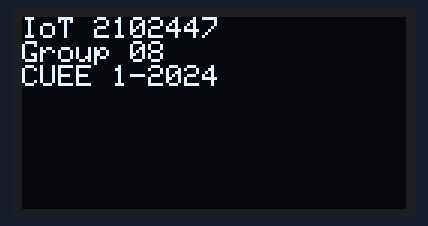
Simulated run of this sketch. Board: Arduino Uno, built with avr-gcc and run on an emulated ATmega328P. Shown: 128×64 one-colour display.

Above: at 0.1 s.
At 1.1 s:
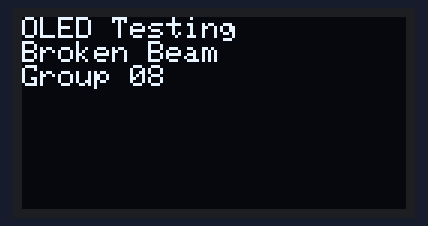

Measured:
- what the display in image 1 shows lasts 1.0 s, from 1.1 s to 2.1 s

The sketch:

lab1.ino
```cpp
#include <SPI.h>
#include <Wire.h>
#include <Adafruit_GFX.h>
#include <Adafruit_SSD1306.h>

#define SCREEN_WIDTH 128 // OLED display width, in pixels
#define SCREEN_HEIGHT 64 // OLED display height, in pixels

#define OLED_RESET     -1 // Reset pin # (or -1 if sharing Arduino reset pin)
#define SCREEN_ADDRESS 0x3C ///< See datasheet for Address; 0x3D for 128x64, 0x3C for 128x32
Adafruit_SSD1306 display(SCREEN_WIDTH, SCREEN_HEIGHT, &Wire, OLED_RESET);

void setup() {
  Serial.begin(9600);

  // SSD1306_SWITCHCAPVCC = generate display voltage from 3.3V internally
  if(!display.begin(SSD1306_SWITCHCAPVCC, SCREEN_ADDRESS)) {
    Serial.println(F("SSD1306 allocation failed"));
    for(;;); // Don't proceed, loop forever
  }

  // Clear display buffer
  display.clearDisplay();
}

void loop() {
  // หน้าจอแรก
  display.clearDisplay();
  display.setTextSize(1);      // ตั้งขนาดตัวอักษร
  display.setTextColor(SSD1306_WHITE);  // ตั้งสีตัวอักษร
  display.setCursor(0, 0);     // ตั้งตำแหน่งของตัวอักษร
  display.println(F("IoT 2102447"));
  display.println(F("Group 08"));
  display.println(F("CUEE 1-2024"));
  display.display();           // แสดงผล
  delay(1000);                 // แสดงค้างไว้ 1 วินาที

  // หน้าจอที่สอง
  display.clearDisplay();
  display.setTextSize(1);      // ตั้งขนาดตัวอักษร
  display.setTextColor(SSD1306_WHITE);  // ตั้งสีตัวอักษร
  display.setCursor(0, 0);     // ตั้งตำแหน่งของตัวอักษร
  display.println(F("OLED Testing"));
  display.println(F("Broken Beam"));
  display.println(F("Group 08"));
  display.display();           // แสดงผล
  delay(1000);                 // แสดงค้างไว้ 1 วินาที
}
```
